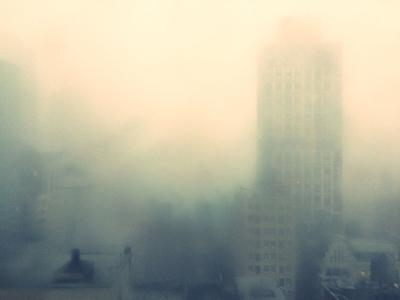
%> input picture 01/11.jpg, 400 x 300 px
$ octave --eval "result = RemoveFogByGlobalHisteq(imread('11.jpg'));"   (GNU Octave 9; MATLAB toolbox functions it lacks are replaced by stand-ins)
%> lines starting %> are read from the running program, lines starting %| are printed output that depends on the picture
function In =RemoveFogByGlobalHisteq(I,flag)
%分别对三个通道进行均衡化，I原始图，flag标记矩阵，In 结果图像
if nargin<2
    flag=1;
end
%提取R,G,B分量
R = I(:,:,1);
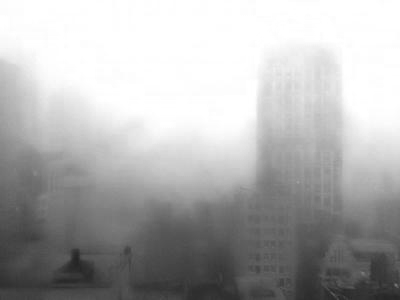
%> R: size 300x400 uint8; min 36, max 255, mean 176.3
G = I(:,:,2);
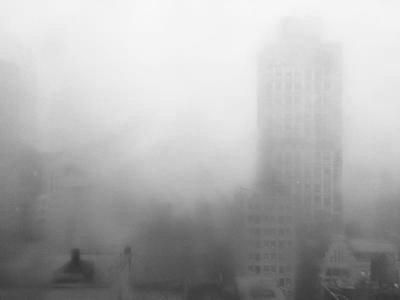
%> G: size 300x400 uint8; min 51, max 249, mean 175.8
B = I(:,:,3);
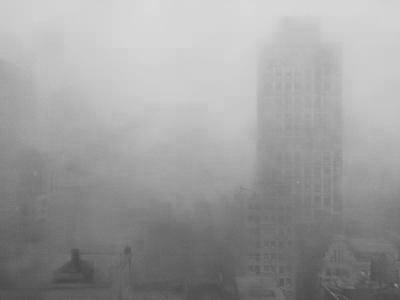
%> B: size 300x400 uint8; min 69, max 220, mean 157.4
%分别对三个通道均衡化
M = histeq(R);N = histeq(G);L = histeq(B);
%> after `M = histeq(R)`:
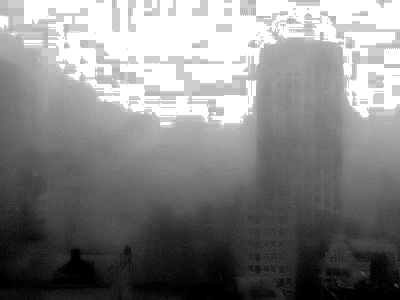
%> M: size 300x400 uint8; min 0, max 255, mean 131
%> after `N = histeq(G)`:
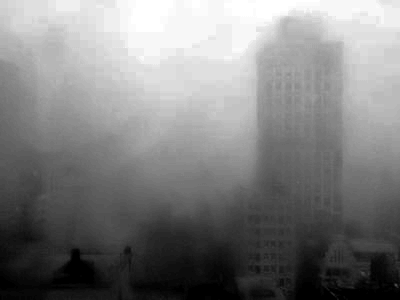
%> N: size 300x400 uint8; min 0, max 255, mean 126.6
%得到结果图像
In = cat(3,M,N,L);
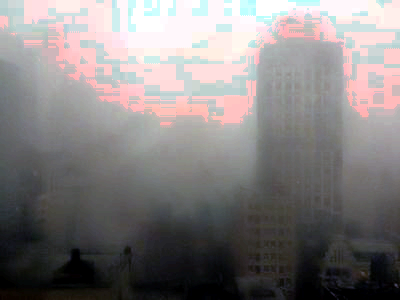
%> In: size 300x400x3 uint8; mean R, G, B 131, 126.6, 126.7
%显示结果
if flag
    figure;
    subplot(221);imshow(I);title('原图像','FontWeight','Bold');
    subplot(222);imshow(In);title('处理后的图像','FontWeight','Bold');
    %灰度化，用于计算直方图
    Q = rgb2gray(I);
    W = rgb2gray(In);
%> `result = RemoveFogByGlobalHisteq(imread('11.jpg'));`:
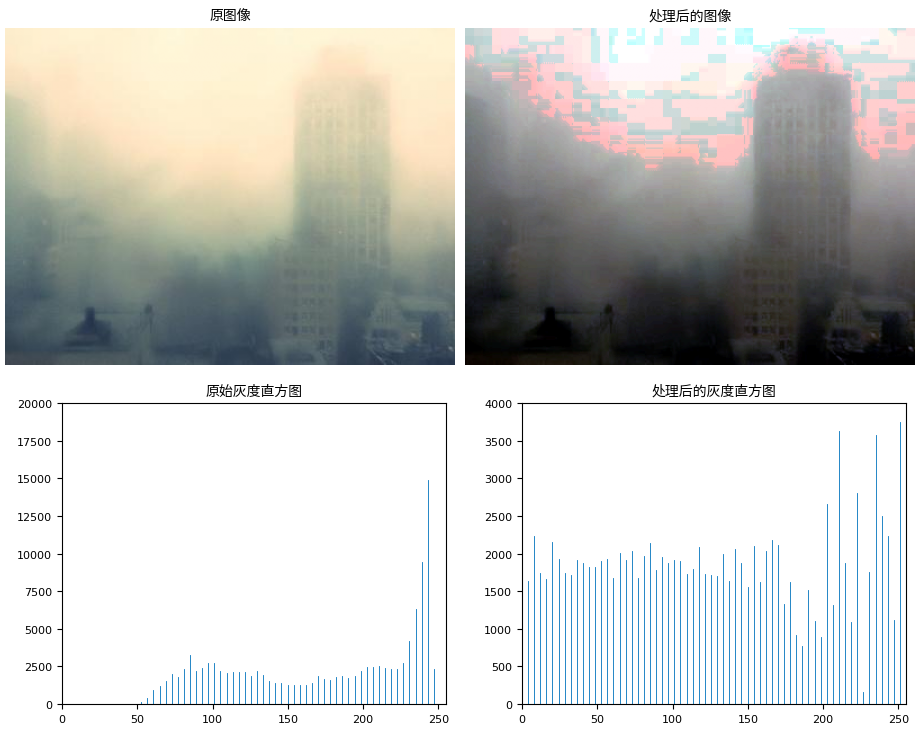
%> figure redrawn from the program's plot data, 4 panels
    subplot(223);imhist(Q,64);title('原始灰度直方图','FontWeight','Bold');
    subplot(224);imhist(W,64);title('处理后的灰度直方图','FontWeight','Bold');
end
